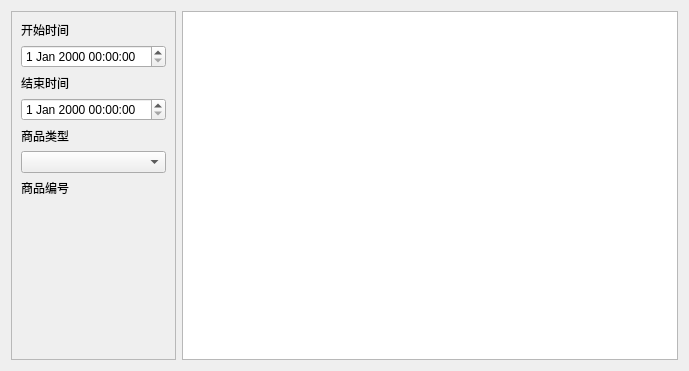
<?xml version="1.0" encoding="UTF-8"?>
<ui version="4.0">
 <class>w_i_inventory_check_Dialog</class>
 <widget class="QDialog" name="w_i_inventory_check_Dialog">
  <property name="geometry">
   <rect>
    <x>0</x>
    <y>0</y>
    <width>689</width>
    <height>371</height>
   </rect>
  </property>
  <property name="windowTitle">
   <string>Dialog</string>
  </property>
  <layout class="QHBoxLayout" name="horizontalLayout">
   <item>
    <widget class="QFrame" name="frame">
     <property name="frameShape">
      <enum>QFrame::StyledPanel</enum>
     </property>
     <property name="frameShadow">
      <enum>QFrame::Raised</enum>
     </property>
     <property name="outer_stylesheet" stdset="0">
      <string>frame_back_round</string>
     </property>
     <layout class="QVBoxLayout" name="verticalLayout">
      <item>
       <widget class="QLabel" name="label">
        <property name="text">
         <string>开始时间</string>
        </property>
       </widget>
      </item>
      <item>
       <widget class="lds_datetimeEdit" name="dateTimeEdit"/>
      </item>
      <item>
       <widget class="QLabel" name="label_2">
        <property name="text">
         <string>结束时间</string>
        </property>
       </widget>
      </item>
      <item>
       <widget class="lds_datetimeEdit" name="dateTimeEdit_2"/>
      </item>
      <item>
       <widget class="QLabel" name="label_5">
        <property name="text">
         <string>商品类型</string>
        </property>
       </widget>
      </item>
      <item>
       <widget class="lds_ComboBox" name="comboBox_series">
        <property name="editable">
         <bool>false</bool>
        </property>
       </widget>
      </item>
      <item>
       <widget class="QLabel" name="label_8">
        <property name="text">
         <string>商品编号</string>
        </property>
       </widget>
      </item>
      <item>
       <widget class="lds_selectgoods" name="selectgoods" native="true"/>
      </item>
      <item>
       <widget class="lds_toolbar" name="widget"/>
      </item>
      <item>
       <spacer name="verticalSpacer">
        <property name="orientation">
         <enum>Qt::Vertical</enum>
        </property>
        <property name="sizeHint" stdset="0">
         <size>
          <width>20</width>
          <height>40</height>
         </size>
        </property>
       </spacer>
      </item>
     </layout>
    </widget>
   </item>
   <item>
    <widget class="lds_tableview_sum" name="tableView"/>
   </item>
  </layout>
 </widget>
 <customwidgets>
  <customwidget>
   <class>lds_toolbar</class>
   <extends>QFrame</extends>
   <header>lds_toolbar.h</header>
   <container>1</container>
  </customwidget>
  <customwidget>
   <class>lds_ComboBox</class>
   <extends>QComboBox</extends>
   <header>lds_combobox.h</header>
  </customwidget>
  <customwidget>
   <class>lds_selectgoods</class>
   <extends>QWidget</extends>
   <header>lds_selectgoods.h</header>
   <container>1</container>
   <slots>
    <signal>okstr1(QString)</signal>
   </slots>
  </customwidget>
  <customwidget>
   <class>lds_datetimeEdit</class>
   <extends>QDateTimeEdit</extends>
   <header>lds_datetimeedit.h</header>
  </customwidget>
  <customwidget>
   <class>lds_tableview_sum</class>
   <extends>QTableView</extends>
   <header>lds_tableview_sum.h</header>
  </customwidget>
 </customwidgets>
 <tabstops>
  <tabstop>dateTimeEdit_2</tabstop>
  <tabstop>comboBox_series</tabstop>
  <tabstop>dateTimeEdit</tabstop>
 </tabstops>
 <resources/>
 <connections/>
</ui>
